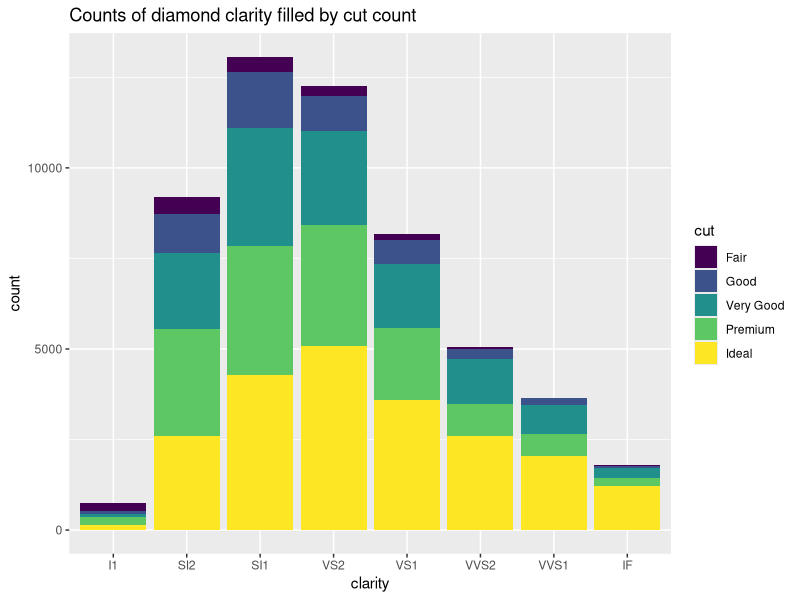

R code for this plot:
install.packages("ggplot2")
library(ggplot2)

# load the diamonds data from ggplot2
data(diamonds)

# show first few rows of data
head(diamonds)

# show description of dataset
help(diamonds)

# show summary of data
summary(diamonds)

p <- ggplot(diamonds, aes(x=clarity, fill=cut))
p + geom_bar() + labs(title="Counts of diamond clarity filled by cut count")


data(mtcars)

summary(mtcars)
help(mtcars)

mtcars$mpg


# DATA CLEANING

data(WorldPhones)

summary(WorldPhones)
View(WorldPhones)
help(WorldPhones)

install.packages("reshape2")
library("reshape2")

WorldPhones.m <- melt(WorldPhones)

head(WorldPhones.m)
View(WorldPhones.m)

